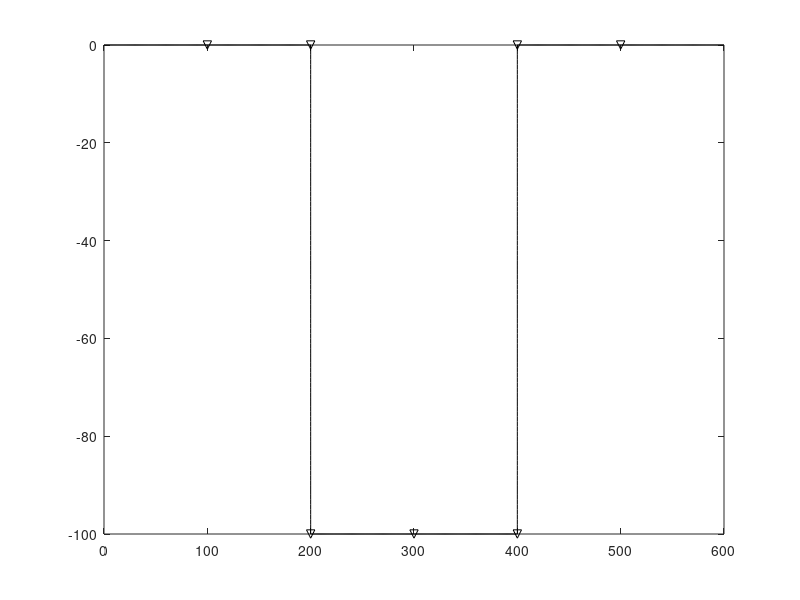

This figure's MATLAB source: (Note: this script raises an error after producing the figure.)
clc;
clear all;
close all;

% p1        p2        p5            p6
% ...........         ...............
%           .         .
%           .         .
%           ...........    
%           p3        p4

flag_printf = 1;

nx = 801;

p1 = 1;
p2 = 201;
p3 = 301;
p4 = 501;
p5 = 601;
p6 = 801;

dh = 1;
origin_x = 0;
origin_z = 0;

bz = zeros(nx,2);
% NOTE: x direction tight
% so coord x incremental with x
for i=p1:p2
    bz(i,1) = origin_x + (i-1)*dh;
    bz(i,2) = origin_z;
end
for i=p2+1:p3
    bz(i,1) = origin_x + bz(p2,1) + cos(0.5*pi*90/90)*(i-p2)*dh;
    bz(i,2) = origin_z + bz(p2,2) - sin(0.5*pi*90/90)*(i-p2)*dh;
end
for i=p3+1:p4
    bz(i,1) = origin_x + bz(p3,1) + (i-p3)*dh;
    bz(i,2) = origin_z + bz(p3,2);
end
for i=p4+1:p5
    bz(i,1) = origin_x + bz(p4,1) + cos(0.5*pi*90/90)*(i-p4)*dh;
    bz(i,2) = origin_z + bz(p4,2) + sin(0.5*pi*90/90)*(i-p4)*dh;
end
for i=p5+1:p6
    bz(i,1) = origin_x + bz(p5,1) + (i-p5)*dh;
    bz(i,2) = origin_z + bz(p5,2);
end
% bz(:,2) = smooth(bz(:,2),20);
% bz(:,1) = smooth(bz(:,1),20);
if flag_printf
    figure(1)   
    plot(bz(:,1),bz(:,2),'k');
    hold on;
    plot(100.0,  0.0  ,'kv');
    plot(200.0,  0.0  ,'kv');
    plot(200.0, -100.0,'kv');
    plot(300.0, -100.0,'kv');
    plot(400.0, -100.0,'kv');
    plot(400.0, -0.0  ,'kv');
    plot(500.0, -0.0  ,'kv');
    text(100.0+10,  0.0  +20,'R1',FontSize=15);
    text(200.0+10,  0.0  +20,'R2',FontSize=15);
    text(200.0+10, -100.0+20,'R3',FontSize=15);
    text(300.0+10, -100.0+20,'R4',FontSize=15);
    text(400.0+10, -100.0+20,'R5',FontSize=15);
    text(400.0+10, -0.0  +20,'R6',FontSize=15);
    text(500.0+10, -0.0  +20,'R7',FontSize=15);
   
    plot(150,-50,'k*');
    axis equal;
    set(gcf,'Position',[200,200,650,400]);
    xlabel('X axis (m)',FontSize=15,FontWeight='bold');
    ylabel('Y axis (m)',FontSize=15,FontWeight='bold');
    xlim([-100,700]);
    ylim([-400,100]);
%     title('concave step model',FontSize=15);
    set(gca,'layer','top');
    set(gca,'FontSize',10,FontWeight='bold');
    set(gcf,'color','white','renderer','painters');
    text(50,-150,'Vp=3.0 km s^{-1}',FontSize=15);
    text(50,-200,'Vs=2.0 km s^{-1}',FontSize=15);
    text(50,-250,'\rho=1.5 g cm^{-3}',FontSize=15);
end

% creat data file
file_name = '../data_file_2d.txt';
fid=fopen(file_name,'w'); % Output file name 
fprintf(fid,'# nx number\n'); 
fprintf(fid,'%d\n',nx);
fprintf(fid,'# bz coords\n'); 
for i=1:nx
  fprintf(fid,'%.9e %.9e\n',bz(i,1),bz(i,2));
end

if flag_printf
   print(gcf,'model3.png','-r300','-dpng');
 end

